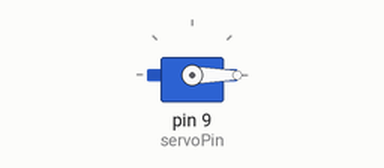
A sketch run on a simulated Arduino Uno, built with avr-gcc and run on an emulated ATmega328P. Shown: servo.

Above: at 0.05 s.
At 3.0 s:
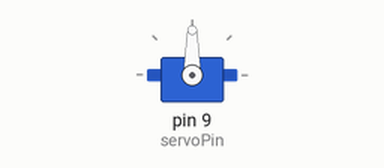
At 6.0 s:
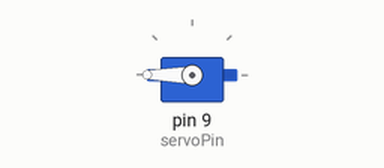
Timing chart, 0 to 7.8 s (numbered marks = the images above):
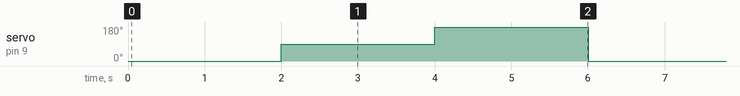

Measured:
- by itself, servo on pin 9 (servoPin): repeats every 6.0 s: 180° 2.0 s, 0° 2.0 s, 90° 2.0 s

The sketch:

servoInterfacing.ino
```cpp
#include <Servo.h>

Servo myServo;
const int servoPin=9;

void setup(){
  myServo.attach(servoPin);
}
void loop(){
  myServo.write(0);
    delay(2000);
  myServo.write(90);
  	delay(2000);
  myServo.write(180);
  delay(2000);
}
```
